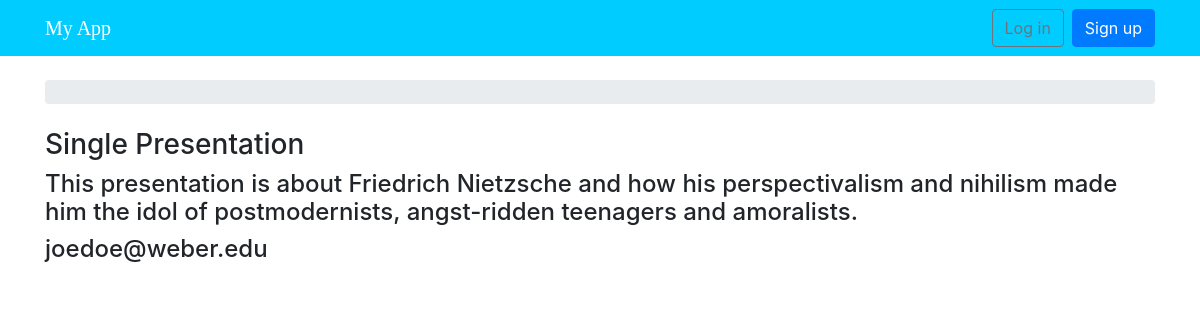
/u2/presentation/1/, run on the app's committed database.
### u2/models.py (models this page shows, shortened)
class Presentation(models.Model):
    description = models.TextField(max_length=4000)
    email = models.TextField(max_length=250)
    created_at = models.DateTimeField(auto_now_add=True)

### u2/views.py (the view)
# urls.py: path('presentation/<int:presentation_id>/', views.presentation, name="presentation"),
def presentation(request,presentation_id):
    presentation = Presentation.objects.get(pk=presentation_id)
    return render(request, 'u2/presentation.html', {'presentation': presentation})

### templates/u2/presentation.html
{% extends 'base.html' %}
{% load static %}
{% block content %}
<h3>Single Presentation</h3>
   <h4>{{ presentation.description }}</h4>
   <h4>{{ presentation.email }}</h4>
{% endblock %}

### data on the page
Presentation: description "This presentation is about Friedrich Nietzsche and how his perspectivalism and nihilism made him the idol of postmodernists, angst-ridden teenagers and amoralists.", email "joedoe@weber.edu"
